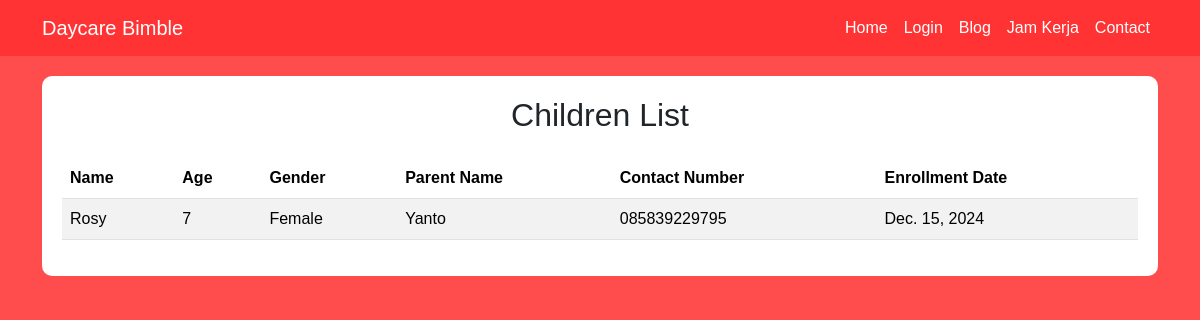
Before: /children/ (signed in) with the older database file.
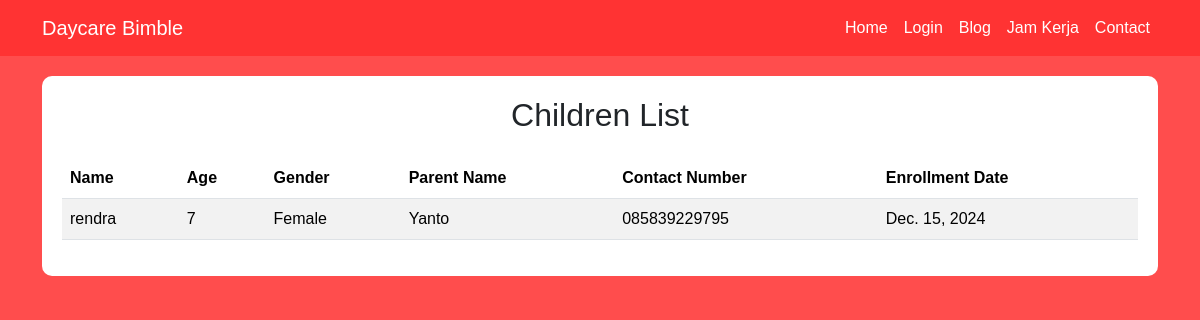
After: the same page with the newer database file.
### bimble/models.py (models this page shows, shortened)
class Child(models.Model):
    GENDER_CHOICES = [
        ('M', 'Male'),
        ('F', 'Female'),
    ]
    name = models.CharField(max_length=100)
    age = models.IntegerField()
    gender = models.CharField(max_length=1, choices=GENDER_CHOICES)
    parent_name = models.CharField(max_length=100)
    contact_number = models.CharField(max_length=15)
    enrollment_date = models.DateField(auto_now_add=True)

### bimble/views.py (the view)
# urls.py: path('children/', views.children_list, name='children_list'),
@login_required
def children_list(request):
    children = Child.objects.all()
    return render(request, 'children_list.html', {'children': children})

### bimble/templates/children_list.html
{% extends 'base.html' %}
{% block content %}
<div class="content-wrapper">
    <h2 class="text-center mb-4">Children List</h2>
    <table class="table table-striped">
        <thead>
            <tr>
                <th>Name</th>
                <th>Age</th>
                <th>Gender</th>
                <th>Parent Name</th>
                <th>Contact Number</th>
                <th>Enrollment Date</th>
            </tr>
        </thead>
        <tbody>
            {% for child in children %}
            <tr>
                <td>{{ child.name }}</td>
                <td>{{ child.age }}</td>
                <td>{{ child.get_gender_display }}</td>
                <td>{{ child.parent_name }}</td>
                <td>{{ child.contact_number }}</td>
                <td>{{ child.enrollment_date }}</td>
            </tr>
            {% empty %}
            <tr>
                <td colspan="6" class="text-center">No children registered yet.</td>
            </tr>
            {% endfor %}
        </tbody>
    </table>
</div>
{% endblock %}

### templates/base.html (shortened to what this page needs)
{% load static %}
<!DOCTYPE html>
<html lang="en">
<head>
    <link rel="stylesheet" href="{% static 'css/style.css' %}" />
    <link rel="stylesheet" href="{% static 'css/bootstrap.min.css' %}" />
</head>
<body>
    <nav class="navbar navbar-expand-lg">
        <div class="container">
            <a class="navbar-brand" href="{% url 'home' %}">Daycare Bimble</a>
            <div class="collapse navbar-collapse" id="navbarNav">
                <ul class="navbar-nav ms-auto">
                    <li class="nav-item">
                        <a class="nav-link" href="{% url 'home' %}">Home</a>
                    </li>
                    <li class="nav-item">
                        <a class="nav-link" href="{% url 'login' %}">Login</a>
                    </li>
                    <li class="nav-item">
                        <a class="nav-link" href="{% url 'blog' %}">Blog</a>
                    </li>
                    <li class="nav-item">
                        <a class="nav-link" href="{% url 'jam_kerja' %}">Jam Kerja</a>
                    </li>
                    <li class="nav-item">
                        <a class="nav-link" href="{% url 'contact' %}">Contact</a>
                    </li>
                </ul>
            </div>
        </div>
    </nav>
    <div class="container">
        {% block content %}
        {% endblock %}
    </div>
</body>
</html>

### static/css/style.css (style rules this page uses)
.navbar { background-color: #ff3333; }
.navbar-brand, .nav-link { color: white !important; }
.content-wrapper { background-color: white; border-radius: 10px; padding: 20px; margin: 20px 0; }

### templates/base.html (style rules this page uses)
body { background-color: #ff4d4d; font-family: Arial, sans-serif; }

Changed rows visible on the page:
changed Child "Female": name "Rosy" → "rendra"
